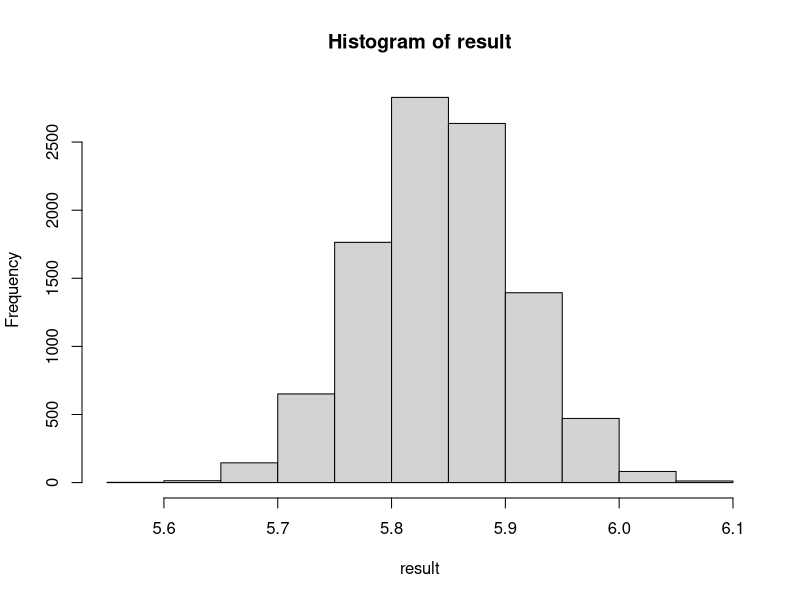

This chart was generated by the following R code:
library(datasets)
#print(colnames(iris))

#all 
sepal_l<-iris[,'Sepal.Length']

#Species: setosa,versicolor,virginica
#sepal_l<-iris[iris[,'Species'] == 'setosa','Sepal.Length']
#sepal_l<-iris[iris[,'Species'] == 'versicolor','Sepal.Length']
#sepal_l<-iris[iris[,'Species'] == 'virginica','Sepal.Length']

#hist(sepal_l)
len<-length(sepal_l)

times<-10000
result<-numeric(times)
for (i in 1:times){
  result[i]<-mean(sample(sepal_l, len, replace=T))
}
hist(result)
print(summary(result))
# Min. 1st Qu.  Median    Mean 3rd Qu.    Max. 
# 5.543   5.798   5.843   5.844   5.889   6.095 

#what is the percentile within the 95%? = somewhere in the middle of from 2.5% to 97.5%
qt_pts<-quantile(result, c(0.025,0.975))
print(qt_pts)

# 2.5%    97.5% 
# 5.715333 5.974000 


